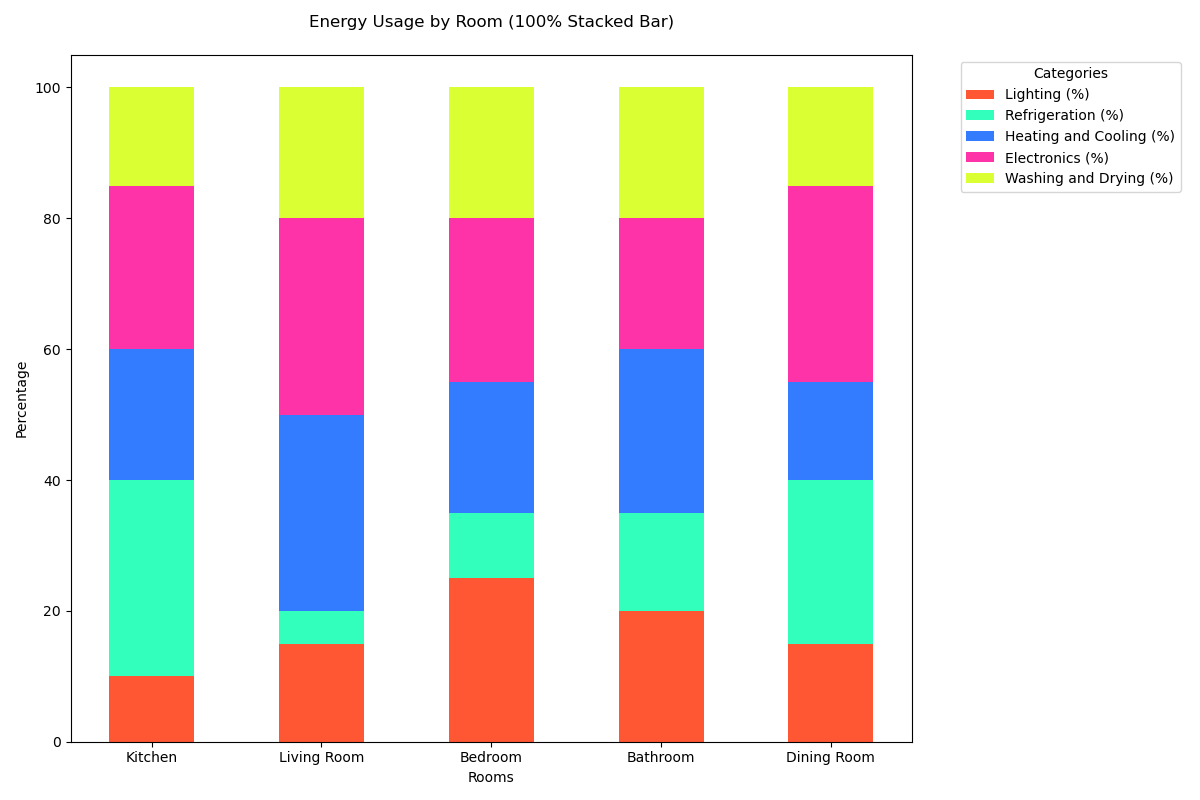

The Python source for this figure:

import pandas as pd
import numpy as np
import seaborn as sns
import matplotlib.pyplot as plt

data = [
    {'Room': 'Kitchen', 'Lighting (%)': 10, 'Refrigeration (%)': 30, 'Heating and Cooling (%)': 20, 'Electronics (%)': 25, 'Washing and Drying (%)': 15},
    {'Room': 'Living Room', 'Lighting (%)': 15, 'Refrigeration (%)': 5, 'Heating and Cooling (%)': 30, 'Electronics (%)': 30, 'Washing and Drying (%)': 20},
    {'Room': 'Bedroom', 'Lighting (%)': 25, 'Refrigeration (%)': 10, 'Heating and Cooling (%)': 20, 'Electronics (%)': 25, 'Washing and Drying (%)': 20},
    {'Room': 'Bathroom', 'Lighting (%)': 20, 'Refrigeration (%)': 15, 'Heating and Cooling (%)': 25, 'Electronics (%)': 20, 'Washing and Drying (%)': 20},
    {'Room': 'Dining Room', 'Lighting (%)': 15, 'Refrigeration (%)': 25, 'Heating and Cooling (%)': 15, 'Electronics (%)': 30, 'Washing and Drying (%)': 15}
]

df = pd.DataFrame(data)
df.set_index('Room', inplace=True)

df_percentage = df.div(df.sum(axis=1), axis=0) * 100

plt.figure(figsize=(12, 8))

bottom = np.zeros(len(df))

colors = ['#FF5733', '#33FFBD', '#337BFF', '#FF33A8', '#DAFF33']

for i, col in enumerate(df.columns):
    plt.bar(df_percentage.index, df_percentage[col], bottom=bottom, label=col, color=colors[i], width=0.5)
    bottom += df_percentage[col]

plt.xlabel('Rooms')
plt.ylabel('Percentage')
plt.title('Energy Usage by Room (100% Stacked Bar)', pad=20)
plt.legend(title='Categories', bbox_to_anchor=(1.05, 1), loc='upper left')

plt.tight_layout()
plt.show()
